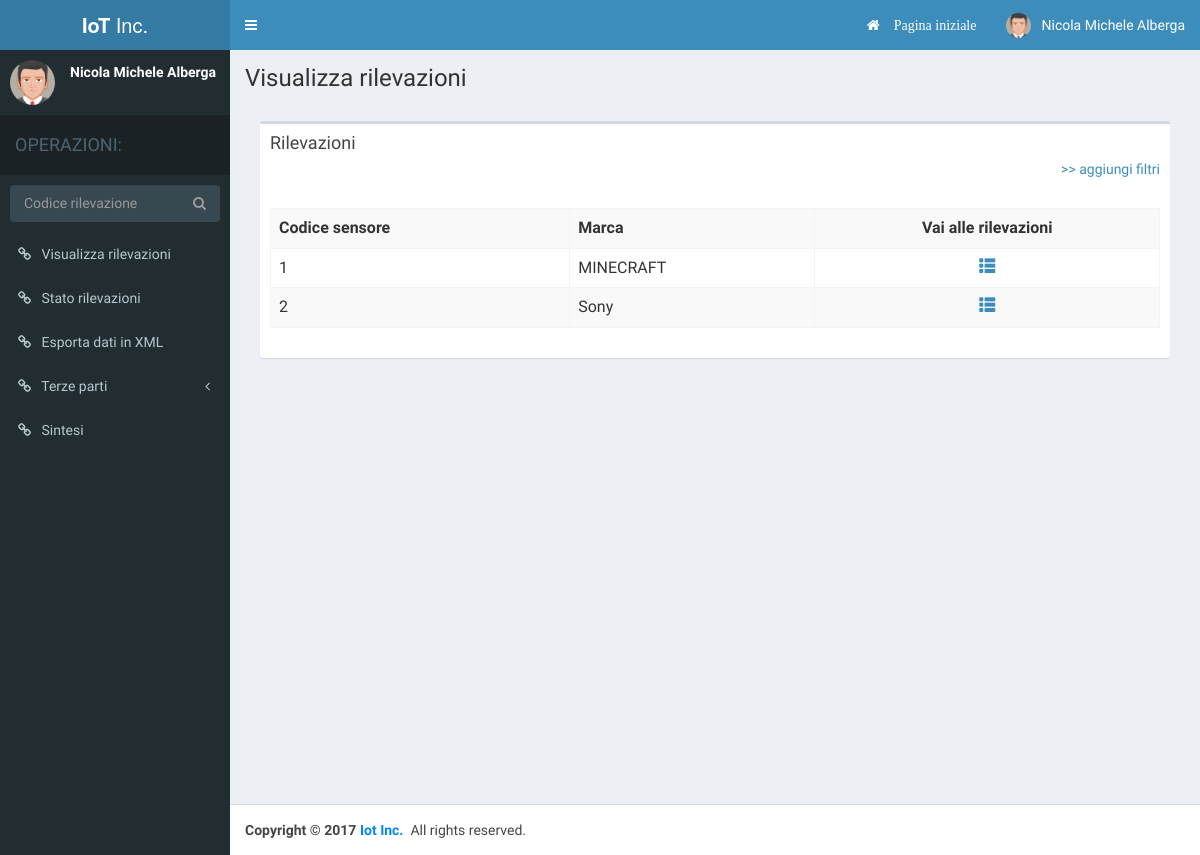
/iotscripts/visualizza_rilevazioni.php (signed in), run on the app's committed database.
### tables this page shows
CREATE TABLE `sensori` (
  `codSensore` int(11) NOT NULL AUTO_INCREMENT,
  `marca` varchar(20) NOT NULL,
  `clienteS` int(11) NOT NULL,
  PRIMARY KEY (`codSensore`),
  KEY `clienteS` (`clienteS`),
  CONSTRAINT `sensori_ibfk_1` FOREIGN KEY (`clienteS`) REFERENCES `clienti` (`codCliente`) ON DELETE CASCADE
);

### iotscripts/visualizza_rilevazioni.php (the view, shortened to what this page needs)
<?php
require 'dbconnect.php';
$conn=new mysqli($host, $user, $pwd, $db);
$option = filter_input(INPUT_GET,'option');
?>
<html style="height: auto; min-height: 100%;"><head>
  <link rel="stylesheet" href="../bower_components/bootstrap/dist/css/bootstrap.min.css">
  <link rel="stylesheet" href="../bower_components/font-awesome/css/font-awesome.min.css">
  <link rel="stylesheet" href="../bower_components/Ionicons/css/ionicons.min.css">
  <link rel="stylesheet" href="../dist/css/AdminLTE.min.css">
  <link rel="stylesheet" href="../dist/css/skins/skin-blue.min.css">
  <link rel="stylesheet" href="css/on-off-switch.css">
</head>
<body class="skin-blue sidebar-mini" style="height: auto; min-height: 100%;">
<div class="wrapper" style="height: auto; min-height: 100%;">
  <header class="main-header">
    <?php if ($_SESSION["tipo_utente"]=="c") {echo "
		<div class=\"logo\">
		  <span class=\"logo-mini\"><b>I</b>oT</span>
		  <span class=\"logo-lg\"><b>IoT</b> Inc.</span>
		</div>";}
	?>
    <?php if ($_SESSION["tipo_utente"]=="c") {echo "
		<nav class=\"navbar navbar-static-top\" role=\"navigation\">";} elseif ($_SESSION["tipo_utente"]=="t") {echo "
		<nav class=\"navbar navbar-static-top\" role=\"navigation\" style=\"background-color: #f38412;\">";}
	?>
      <a href="#" class="sidebar-toggle" data-toggle="push-menu" role="button">     </a>
      <div class="navbar-custom-menu">
        <ul class="nav navbar-nav">
		  <li><a href="utente.php" class="fa fa-home">&emsp;Pagina iniziale<span class="sr-only">(current)</span></a></li>
		  <li class="dropdown user user-menu">
            <a href="#" class="dropdown-toggle" data-toggle="dropdown" aria-expanded="true">
              <img src="../dist/img/avatar5.png" class="user-image" alt="User Image">
              <span class="hidden-xs"><?php echo $_SESSION["login_nome"] . " " . $_SESSION["login_cognome"];?></span>
            </a>
          </li>
        </ul>
      </div>
    </nav>
  </header>
  <aside class="main-sidebar">
    <section class="sidebar">
      <div class="user-panel">
        <div class="pull-left image">
          <img src="../dist/img/avatar5.png" class="img-circle" alt="User Image">
        </div>
        <div class="pull-left info">
          <p><?php echo $_SESSION["login_nome"] . " " . $_SESSION["login_cognome"];?></p>
        </div>
      </div>
      <ul class="sidebar-menu tree" data-widget="tree">
		<li class="header"><h4>OPERAZIONI:</h4></li>
		<li>
			<form action="ricerca_ril_cod.php" method="post" class="sidebar-form">
				<div class="input-group">
				  <input type="text" name="cod" class="form-control" placeholder="Codice rilevazione">
				  <span class="input-group-btn">
					  <button type="submit" name="search" id="search-btn" class="btn btn-flat"><i class="fa fa-search"></i>
					  </button>
					</span>
				</div>
			</form>
		</li>
        <li><a href="visualizza_rilevazioni.php?option=0"><i class="fa fa-link"></i> <span>Visualizza rilevazioni</span></a></li>
        <?php if ($_SESSION["tipo_utente"]=="c") echo "<li><a href=\"visualizza_rilevazioni.php?option=1\"><i class=\"fa fa-link\"></i> <span>Stato rilevazioni</span></a></li>";?>
		<?php if ($_SESSION["tipo_utente"]=="c") echo "<li><a href=\"visualizza_rilevazioni.php?option=2\"><i class=\"fa fa-link\"></i> <span>Esporta dati in XML</span></a></li>";
			elseif ($_SESSION["tipo_utente"]=="t") echo "<li><a href=\"visualizza_rilevazioni.php?option=3\"><i class=\"fa fa-link\"></i> <span>Esporta dati via mail</span></a></li>"; ?>
        <?php if ($_SESSION["tipo_utente"]=="c") echo "
			<li class=\"treeview\">
			  <a href=\"#\"><i class=\"fa fa-link\"></i> <span>Terze parti</span>
				<span class=\"pull-right-container\">
					<i class=\"fa fa-angle-left pull-right\"></i>
				  </span>
			  </a>
			  <ul class=\"treeview-menu\" style=\"display: none;\">
				<li><a href=\"autorizza_tp.php\">Autorizza</a></li>
				<li><a href=\"revoca_tp.php\">Revoca autorizzazione</a></li>
			  </ul>
			</li>";?>
        <li><a href="#"><i class="fa fa-link"></i> <span>Sintesi</span></a></li>
      </ul>
    </section>
  </aside>
  <div class="content-wrapper" style="min-height: 754px;">
    <section class="content-header">
      <h1><?php if($option==0) echo "Visualizza rilevazioni"; elseif($option==1) echo "Stato rilevazioni"; elseif($option==2) echo "Esporta rilevazioni in XML"; else echo "Invia rilevazioni per mail";?></h1>
    </section>
	<div class="content">
		<section class="content">
			<div class="box">
            <div class="box-header">
              <h3 class="box-title">Rilevazioni</h3>
			  <h5 style="text-align:right"> <?php echo "<a href=\"ricerca_ril_filtri.php?option=" . $option . "\">"; ?>>> aggiungi filtri</a></h5>
            </div>
            <div class="box-body">
              <div id="ril_wrapper" class="dataTables_wrapper form-inline dt-bootstrap"><div class="row"><div class="col-sm-12"><table id="ril" class="table table-bordered table-striped dataTable" role="grid" aria-describedby="ril_info">
                <tbody>
					<?php
						$stmt = $conn->query("SELECT codSensore, marca FROM sensori WHERE clienteS=" . $_SESSION['login']);
						echo "<tr role=\"row\" class=\"odd\">";
						echo "<th>Codice sensore</th><th>Marca</th>";
						switch($option){
							case 0:
								echo "<th><center>Vai alle rilevazioni</center></th>";
								while($row = $stmt->fetch_assoc()){
									echo "<tr role=\"row\" class=\"odd\">";
									echo "<td>" . $row["codSensore"] . "</td><td>" . $row["marca"] . "</td>";
									echo "<td><a href=\"visualizza_rilevazioni_1.php?sensore=" . $row["codSensore"] . "&option=" . $option . "\"><center><span class=\"glyphicon glyphicon glyphicon-th-list\" style=\"color:light-blue\"></span></center></a></td></tr>";
								}
								break;
						}
					?>
				</tbody>
            </table></div></div></div>
            </div>
          </div>
	</div>
  </div>
  <footer class="main-footer">
    <strong>Copyright © 2017 <font color="#0087ff">Iot Inc.</font></strong> &nbsp;All rights reserved.
  </footer>
</div>
</body></html>

### data on the page
sensori: codSensore "1", marca "MINECRAFT"
sensori: codSensore "2", marca "Sony"

### other printed values
$_SESSION["login_nome"] "Nicola Michele"
$_SESSION["login_cognome"] "Alberga"
